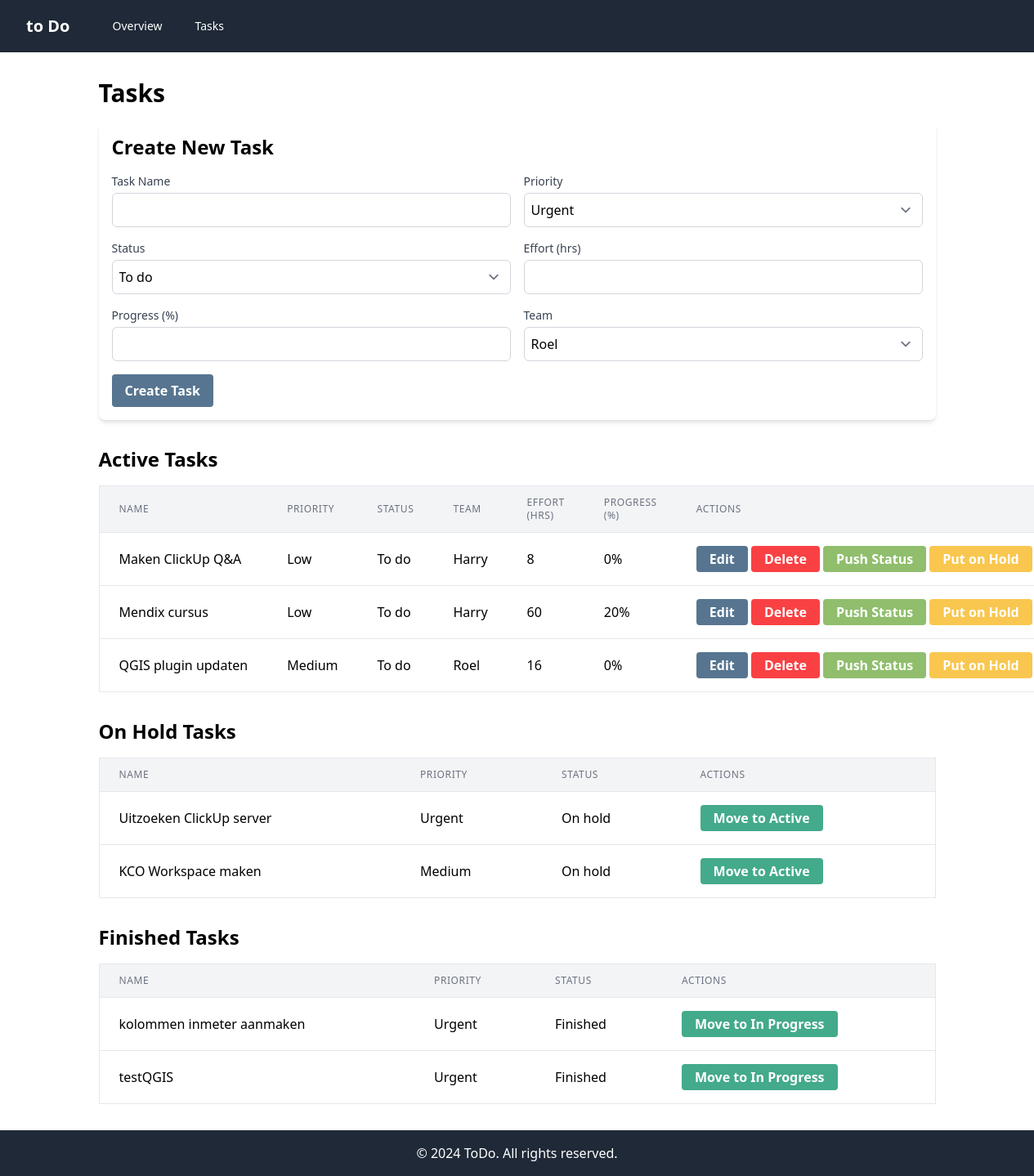
/tasks/, run on the app's committed database.
### toDoApp/models.py (models this page shows, shortened)
class Task(models.Model):
    PRIORITY_CHOICES = [
        ('Urgent', 'Urgent'),
        ('Medium', 'Medium'),
        ('Low', 'Low'),
    ]
    STATUS_CHOICES = [
        ('To do', 'To do'),
        ('In progress', 'In progress'),
        ('Finished', 'Finished'),
        ('On hold', 'On hold'),
    ]
    TEAM_CHOICES = [
        ('Roel', 'Roel'),
        ('Harry', 'Harry'),
    ]
    name = models.CharField(max_length=100)
    priority = models.CharField(max_length=10, choices=PRIORITY_CHOICES)
    status = models.CharField(max_length=15, choices=STATUS_CHOICES)
    effort = models.IntegerField()
    progress = models.IntegerField(default=0)
    team = models.CharField(max_length=10, choices=TEAM_CHOICES, default='Roel')  # New team field
    finished_date = models.DateField(null=True, blank=True)  # New finished date field
    color_status = models.CharField(max_length=10, default='none')  # Field to store the task color

### toDoApp/views.py (the view, shortened to what this page needs)
# urls.py: path('tasks/', views.tasks_view, name='tasks'),
def tasks_view(request):
    active_tasks = Task.objects.filter(status__in=['To do', 'In progress'])
    finished_tasks = Task.objects.filter(status='Finished')
    on_hold_tasks = Task.objects.filter(status='On hold')
    context = {
        'tasks': active_tasks,
        'finished_tasks': finished_tasks,
        'on_hold_tasks': on_hold_tasks,
    }
    return render(request, 'tasks.html', context)

### templates/tasks.html (shortened to what this page needs)
{% extends 'base.html' %}
{% block content %}
<div class="container mx-auto mt-8">
    <h1 class="text-3xl font-bold mb-4">Tasks</h1>
    <div class="bg-white p-4 rounded-lg shadow-md mb-8">
        <h2 class="text-2xl font-bold mb-4">Create New Task</h2>
        <form method="post" action="{% url 'tasks' %}">
            <div class="grid grid-cols-1 md:grid-cols-2 gap-4">
                <div>
                    <label for="task_name" class="block text-sm font-medium text-gray-700">Task Name</label>
                    <input type="text" name="task_name" id="task_name" required class="mt-1 p-2 border border-gray-300 rounded-md w-full">
                </div>
                <div>
                    <label for="task_priority" class="block text-sm font-medium text-gray-700">Priority</label>
                    <select name="task_priority" id="task_priority" required class="mt-1 p-2 border border-gray-300 rounded-md w-full">
                        <option value="Urgent">Urgent</option>
                    </select>
                </div>
                <div>
                    <label for="task_status" class="block text-sm font-medium text-gray-700">Status</label>
                    <select name="task_status" id="task_status" required class="mt-1 p-2 border border-gray-300 rounded-md w-full">
                        <option value="To do">To do</option>
                    </select>
                </div>
                <div>
                    <label for="task_effort" class="block text-sm font-medium text-gray-700">Effort (hrs)</label>
                    <input type="number" name="task_effort" id="task_effort" required class="mt-1 p-2 border border-gray-300 rounded-md w-full" min="1">
                </div>
                <div>
                    <label for="task_progress" class="block text-sm font-medium text-gray-700">Progress (%)</label>
                    <input type="number" name="task_progress" id="task_progress" required class="mt-1 p-2 border border-gray-300 rounded-md w-full" min="0" max="100">
                </div>
                <div>
                    <label for="task_team" class="block text-sm font-medium text-gray-700">Team</label>
                    <select name="task_team" id="task_team" required class="mt-1 p-2 border border-gray-300 rounded-md w-full">
                        <option value="Roel">Roel</option>
                    </select>
                </div>
            </div>
            <div class="mt-4">
                <button type="submit" class="custom-button bg-create-task text-white font-bold py-2 px-4 rounded">
                    Create Task
                </button>
            </div>
        </form>
    </div>
    <h2 class="text-2xl font-bold mb-4">Active Tasks</h2>
    <table class="min-w-full bg-white border border-gray-200">
        <thead class="bg-gray-100">
            <tr>
                <th class="px-6 py-3 text-left text-xs font-medium text-gray-500 uppercase tracking-wider">Name</th>
                <th class="px-6 py-3 text-left text-xs font-medium text-gray-500 uppercase tracking-wider">Priority</th>
                <th class="px-6 py-3 text-left text-xs font-medium text-gray-500 uppercase tracking-wider">Status</th>
                <th class="px-6 py-3 text-left text-xs font-medium text-gray-500 uppercase tracking-wider">Team</th>
                <th class="px-6 py-3 text-left text-xs font-medium text-gray-500 uppercase tracking-wider">Effort (hrs)</th>
                <th class="px-6 py-3 text-left text-xs font-medium text-gray-500 uppercase tracking-wider">Progress (%)</th>
                <th class="px-6 py-3 text-left text-xs font-medium text-gray-500 uppercase tracking-wider">Actions</th>
            </tr>
        </thead>
        <tbody>
            {% for task in tasks %}
            <tr class="border-t border-gray-200">
                <td class="px-6 py-4 whitespace-nowrap">{{ task.name }}</td>
                <td class="px-6 py-4 whitespace-nowrap">{{ task.priority }}</td>
                <td class="px-6 py-4 whitespace-nowrap">{{ task.status }}</td>
                <td class="px-6 py-4 whitespace-nowrap">{{ task.team }}</td>
                <td class="px-6 py-4 whitespace-nowrap">{{ task.effort }}</td>
                <td class="px-6 py-4 whitespace-nowrap">{{ task.progress }}%</td>
                <td class="px-6 py-4 whitespace-nowrap">
                    <a href="{% url 'edit_task' task.id %}" class="btn bg-create-task hover:bg-hover-create text-white font-bold py-1 px-4 rounded inline-block text-center">
                        Edit
                    </a>
                    <form method="post" action="{% url 'delete_task' task.id %}" style="display: inline;">
                        <button type="submit" class="btn bg-delete-button hover:bg-hover-delete text-white font-bold py-1 px-4 rounded inline-block text-center">
                            Delete
                        </button>
                    </form>
                    <form method="post" action="{% url 'push_status' task.id %}" style="display: inline;">
                        <button type="submit" class="btn bg-push-status hover:bg-hover-push text-white font-bold py-1 px-4 rounded inline-block text-center">
                            Push Status
                        </button>
                    </form>
                    <form method="post" action="{% url 'put_on_hold' task.id %}" style="display: inline;">
                        <button type="submit" class="btn bg-put-hold hover:bg-hover-hold text-white font-bold py-1 px-4 rounded inline-block text-center">
                            Put on Hold
                        </button>
                    </form>
                </td>
            </tr>
            {% endfor %}
        </tbody>
    </table>
    <div class="mb-8">
        <h2 class="text-2xl font-bold mt-8 mb-4">On Hold Tasks</h2>
        <table class="min-w-full bg-white border border-gray-200">
            <thead class="bg-gray-100">
                <tr>
                    <th class="px-6 py-3 text-left text-xs font-medium text-gray-500 uppercase tracking-wider">Name</th>
                    <th class="px-6 py-3 text-left text-xs font-medium text-gray-500 uppercase tracking-wider">Priority</th>
                    <th class="px-6 py-3 text-left text-xs font-medium text-gray-500 uppercase tracking-wider">Status</th>
                    <th class="px-6 py-3 text-left text-xs font-medium text-gray-500 uppercase tracking-wider">Actions</th>
                </tr>
            </thead>
            <tbody>
                {% for task in on_hold_tasks %}
                <tr class="border-t border-gray-200">
                    <td class="px-6 py-4 whitespace-nowrap">{{ task.name }}</td>
                    <td class="px-6 py-4 whitespace-nowrap">{{ task.priority }}</td>
                    <td class="px-6 py-4 whitespace-nowrap">{{ task.status }}</td>
                    <td class="px-6 py-4 whitespace-nowrap">
                        <form method="post" action="{% url 'move_to_active' task.id %}" style="display: inline;">
                            <button type="submit" class="btn bg-move-active hover:bg-hover-move text-white font-bold py-1 px-4 rounded inline-block text-center">
                                Move to Active
                            </button>
                        </form>
                    </td>
                </tr>
                {% endfor %}
            </tbody>
        </table>
    </div>
    <div class="mb-8">
        <h2 class="text-2xl font-bold mt-8 mb-4">Finished Tasks</h2>
        <table class="min-w-full bg-white border border-gray-200">
            <thead class="bg-gray-100">
                <tr>
                    <th class="px-6 py-3 text-left text-xs font-medium text-gray-500 uppercase tracking-wider">Name</th>
                    <th class="px-6 py-3 text-left text-xs font-medium text-gray-500 uppercase tracking-wider">Priority</th>
                    <th class="px-6 py-3 text-left text-xs font-medium text-gray-500 uppercase tracking-wider">Status</th>
                    <th class="px-6 py-3 text-left text-xs font-medium text-gray-500 uppercase tracking-wider">Actions</th>
                </tr>
            </thead>
            <tbody>
                {% for task in finished_tasks %}
                <tr class="border-t border-gray-200">
                    <td class="px-6 py-4 whitespace-nowrap">{{ task.name }}</td>
                    <td class="px-6 py-4 whitespace-nowrap">{{ task.priority }}</td>
                    <td class="px-6 py-4 whitespace-nowrap">{{ task.status }}</td>
                    <td class="px-6 py-4 whitespace-nowrap">
                        <form method="post" action="{% url 'move_to_in_progress' task.id %}" style="display: inline;">
                            <button type="submit" class="btn bg-move-active hover:bg-hover-move text-white font-bold py-1 px-4 rounded inline-block text-center">
                                Move to In Progress
                            </button>
                        </form>
                    </td>
                </tr>
                {% endfor %}
            </tbody>
        </table>
    </div>
</div>
{% endblock %}

### templates/base.html (shortened to what this page needs)
{% load static tailwind_tags %}
<!DOCTYPE html>
<html lang="en">
<head>
    {% tailwind_css %}
</head>
<body class="flex flex-col min-h-screen">
    <nav class="bg-gray-800 text-white">
        <div class="max-w-7xl mx-auto px-4 sm:px-6 lg:px-8">
            <div class="flex items-center justify-between h-16">
                <div class="flex items-center">
                    <a href="" class="flex-shrink-0">
                        <span class="font-bold text-xl">to Do</span>
                    </a>
                    <div class="ml-10 flex items-baseline space-x-4">
                        <a href="{% url 'overview' %}" class="px-3 py-2 rounded-md text-sm font-medium hover:bg-gray-700">Overview</a>
                        <a href="{% url 'tasks' %}" class="px-3 py-2 rounded-md text-sm font-medium hover:bg-gray-700">Tasks</a>
                    </div>
                </div>
            </div>
        </div>
    </nav>
    <main class="flex-grow">
        {% block content %}
        {% endblock %}
    </main>
    <footer class="bg-gray-800 text-white py-4">
        <div class="max-w-7xl mx-auto px-4 sm:px-6 lg:px-8">
            <p class="text-center">&copy; 2024 ToDo. All rights reserved.</p>
        </div>
    </footer>
</body>
</html>

### templates/tasks.html (style rules this page uses)
.bg-create-task { background-color: #577590; }
.bg-delete-button { background-color: #f94144; }
.bg-push-status { background-color: #90be6d; }
.bg-put-hold { background-color: #f9c74f; }
.bg-move-active { background-color: #43aa8b; }

### data on the page
Task: name "Maken ClickUp Q&A", priority "Low", status "To do", team "Harry", effort "8", progress "0"
Task: name "Mendix cursus", priority "Low", status "To do", team "Harry", effort "60", progress "20"
Task: name "QGIS plugin updaten", priority "Medium", status "To do", team "Roel", effort "16", progress "0"
Task: name "Uitzoeken ClickUp server", priority "Urgent", status "On hold"
Task: name "KCO Workspace maken", priority "Medium", status "On hold"
Task: name "kolommen inmeter aanmaken", priority "Urgent", status "Finished"
Task: name "testQGIS", priority "Urgent", status "Finished"
